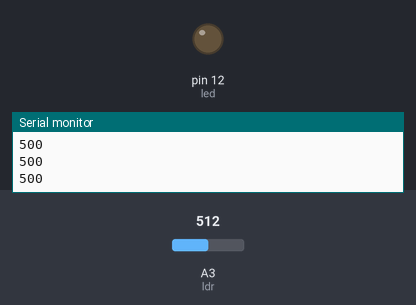
This sketch was run on a simulated Arduino Uno, built with avr-gcc and run on an emulated ATmega328P. On the bench: output pins drawn as LEDs (lit = HIGH), the last lines printed to the serial monitor. The inputs (shaded band) are chosen by the test bench; at power-on: A3 (ldr) = 512.

Above: at 1.2 s.
1.3 s: A3 (ldr) set to 493
At 2.0 s:
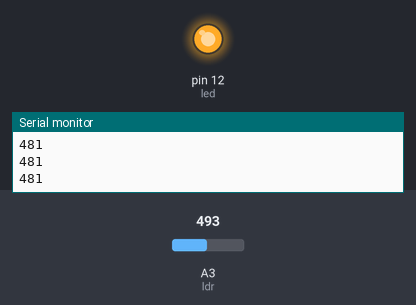
2.8 s: A3 (ldr) set to 716
At 3.2 s:
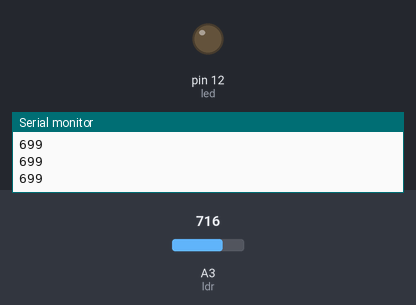
4.3 s: A3 (ldr) set to 511
At 5.5 s:
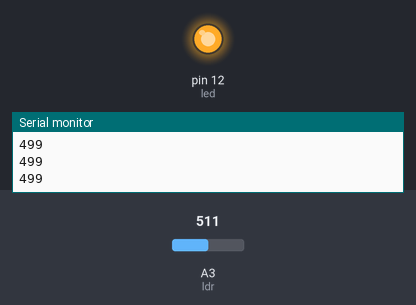
Timing chart, 0 to 7.3 s (numbered marks = the images above; inputs shaded):
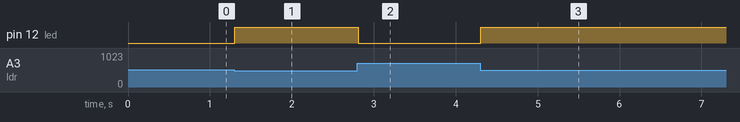

Measured:
- the behaviour switches between 512 and 511 on A3 (ldr) (found by bisection; images 0 and 1)
- after the input at 1.3 s, pin 12 (led): LOW → HIGH at once
- after the input at 2.8 s, pin 12 (led): HIGH → LOW at once
- after the input at 4.3 s, pin 12 (led): LOW → HIGH at once

The sketch:

led-on-off.ino
```cpp
int ldr = A3;
int led = 12;

void setup() {

  pinMode(led, OUTPUT);
  Serial.begin(9600);
}

void loop() {

int valueldr = analogRead(ldr);
int velocled = map(valueldr,0,1023,0,1000);
Serial.println(velocled);

if (velocled < 500){
digitalWrite(led,HIGH);

} else {
  digitalWrite(led,LOW);
}

}
```
